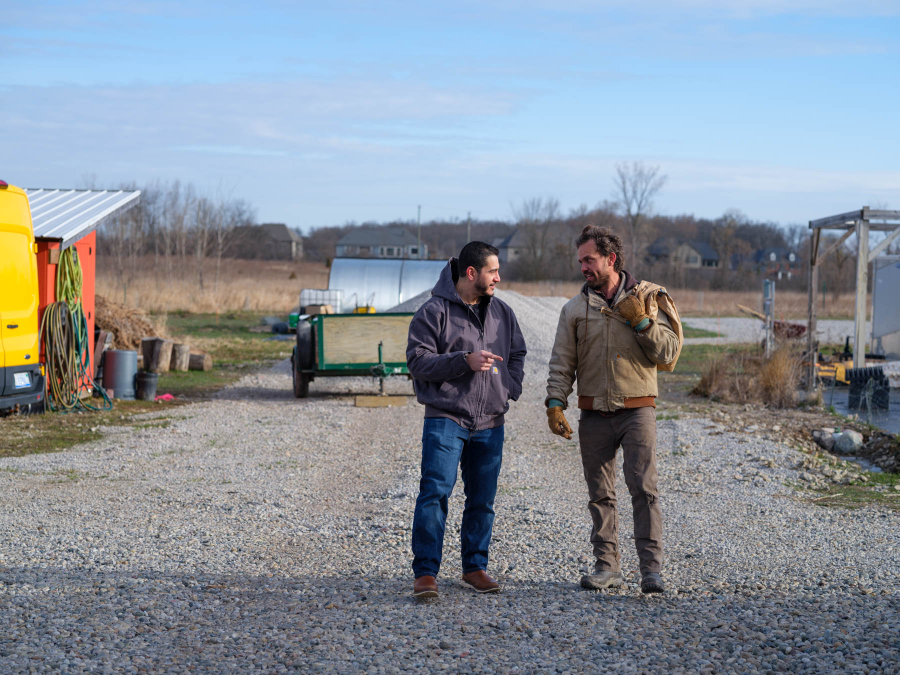
#> input picture assets/img/abdul-photos/Copy of Copy of 250409-0131-1800px.jpg, 1800 x 1350 px (shown at 1/2 size); its folder holds only this picture in this run
$ python prepare-photos.py
#> lines starting #> are read from the running program, lines starting #| are printed output that depends on the picture
import json
import re
import sys
from pathlib import Path

from PIL import Image, ImageOps

ROOT = Path(__file__).resolve().parent.parent
SOURCE_DIR = ROOT / "assets" / "img" / "abdul-photos"
OUTPUT_DIR = ROOT / "assets" / "img" / "candidate-photos"
MANIFEST_PATH = ROOT / "js" / "data" / "candidate-photos.js"

SOURCE_SUFFIXES = {".jpg", ".jpeg", ".png", ".webp"}
THUMB_SIZE = 240
PRINT_SIZE = 720
QUALITY = 88


def slugify(stem):
#> called with stem = 'Copy of Copy of 250409-0131-1800px'
    cleaned = stem
    while True:
        lowered = cleaned.lower()
        if lowered.startswith("copy of "):
            cleaned = cleaned[len("copy of "):]
            continue
        break
    cleaned = re.sub(r"[^A-Za-z0-9]+", "-", cleaned).strip("-").lower()
    return cleaned or "photo"


def unique(slug, taken):
    if slug not in taken:
        taken.add(slug)
        return slug
    index = 2
    while f"{slug}-{index}" in taken:
        index += 1
    candidate = f"{slug}-{index}"
    taken.add(candidate)
    return candidate


def square(image, size):
    return ImageOps.fit(image, (size, size), method=Image.LANCZOS, centering=(0.5, 0.5))


def main():
    if not SOURCE_DIR.is_dir():
        sys.exit(f"Source directory not found: {SOURCE_DIR}")

    sources = sorted(
        (path for path in SOURCE_DIR.iterdir() if path.is_file() and path.suffix.lower() in SOURCE_SUFFIXES),
        key=lambda path: path.name.lower(),
    )
    if not sources:
        sys.exit(f"No images found in {SOURCE_DIR}")

    (OUTPUT_DIR / "thumb").mkdir(parents=True, exist_ok=True)
    (OUTPUT_DIR / "print").mkdir(parents=True, exist_ok=True)
    MANIFEST_PATH.parent.mkdir(parents=True, exist_ok=True)

    taken = set()
    entries = []

    for index, path in enumerate(sources, start=1):
        slug = unique(slugify(path.stem), taken)
        try:
            with Image.open(path) as opened:
#> opened is the input picture: PIL image 1800x1350 RGB; mean R, G, B 135.1, 143.6, 153.5
                image = ImageOps.exif_transpose(opened).convert("RGB")
        except Exception as exc:
            print(f"  skipped {path.name}: {exc}")
            continue

        square(image, THUMB_SIZE).save(OUTPUT_DIR / "thumb" / f"{slug}.jpg", "JPEG", quality=QUALITY, optimize=True)
#> in square, `return ImageOps.fit(image, (size, size), method=Image.LANCZOS, centeri..`:
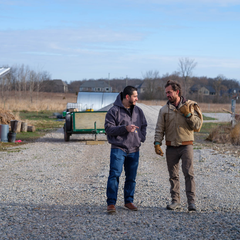
#> returned value: PIL image 240x240 RGB; mean R, G, B 133.9, 142.7, 154.9
        square(image, PRINT_SIZE).save(OUTPUT_DIR / "print" / f"{slug}.jpg", "JPEG", quality=QUALITY, optimize=True)
#> call 2 of square, with size = 720
#> in square (call 2), `return ImageOps.fit(image, (size, size), method=Image.LANCZOS, centeri..`:
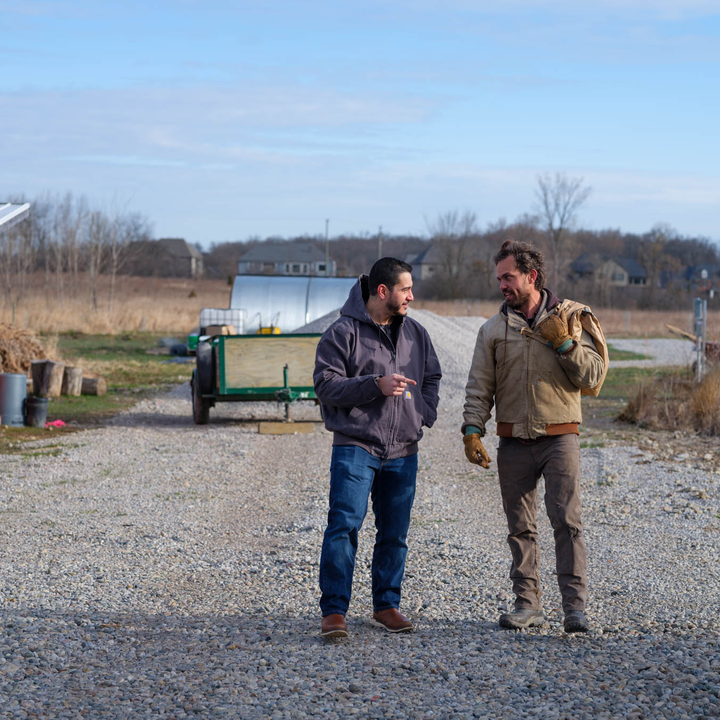
#> returned value: PIL image 720x720 RGB; mean R, G, B 133.9, 142.7, 154.9

        entries.append({"id": slug, "label": f"Photo {index}"})
        print(f"  {slug}")

    body = json.dumps(entries, indent=2)
    MANIFEST_PATH.write_text(
        "export const CANDIDATE_PHOTO_THUMB_DIR = 'assets/img/candidate-photos/thumb';\n"
        "export const CANDIDATE_PHOTO_PRINT_DIR = 'assets/img/candidate-photos/print';\n\n"
        f"export const candidatePhotos = {body};\n",
        encoding="utf-8",
    )

    print(f"\n{len(entries)} photos -> {OUTPUT_DIR.relative_to(ROOT)}")
    print(f"manifest -> {MANIFEST_PATH.relative_to(ROOT)}")


if __name__ == "__main__":
    main()

$ run again, on assets/img/abdul-photos/Copy of Copy of 250410-1297-1800px.jpg
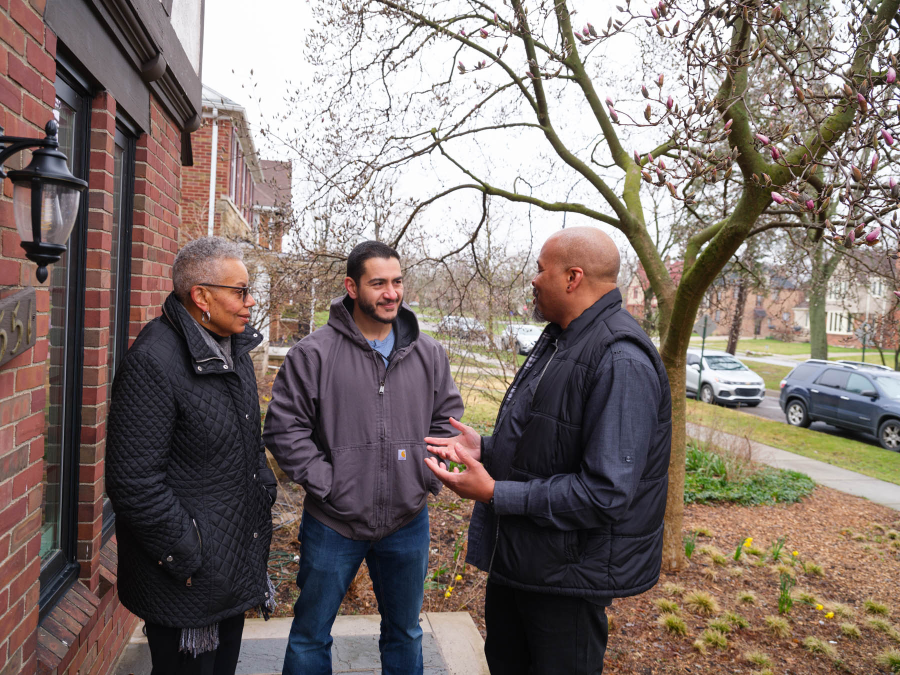
#> input picture assets/img/abdul-photos/Copy of Copy of 250410-1297-1800px.jpg, 1800 x 1350 px (shown at 1/2 size)
#> in main, opened is the input picture: PIL image 1800x1350 RGB; mean R, G, B 127.7, 115, 110.4
#> in square, `return ImageOps.fit(image, (size, size), method=Image.LANCZOS, centeri..`:
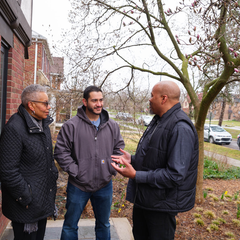
#> returned value: PIL image 240x240 RGB; mean R, G, B 128.2, 117.9, 114.8
#> in square (call 2), `return ImageOps.fit(image, (size, size), method=Image.LANCZOS, centeri..`:
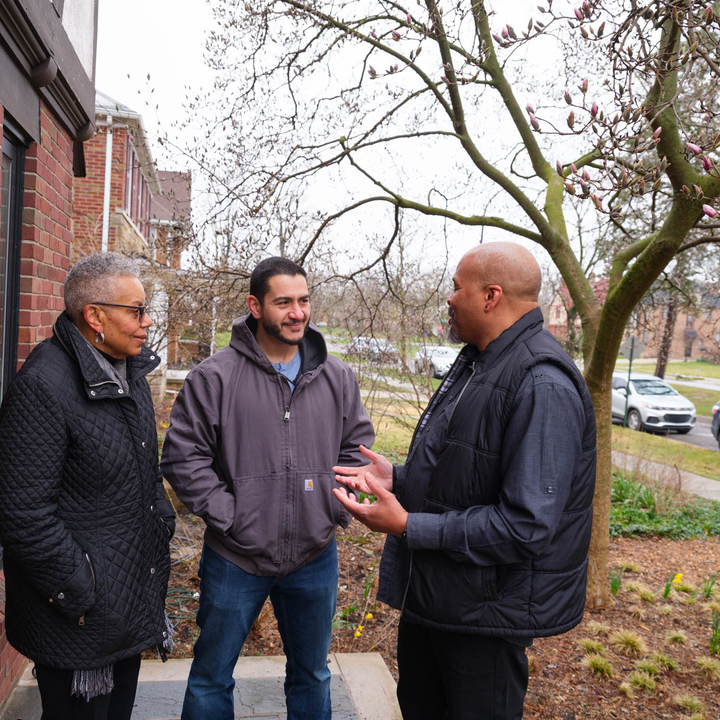
#> returned value: PIL image 720x720 RGB; mean R, G, B 128.3, 118, 114.9

$ run again, on assets/img/abdul-photos/Copy of Copy of 250410-1304-1800px.jpg
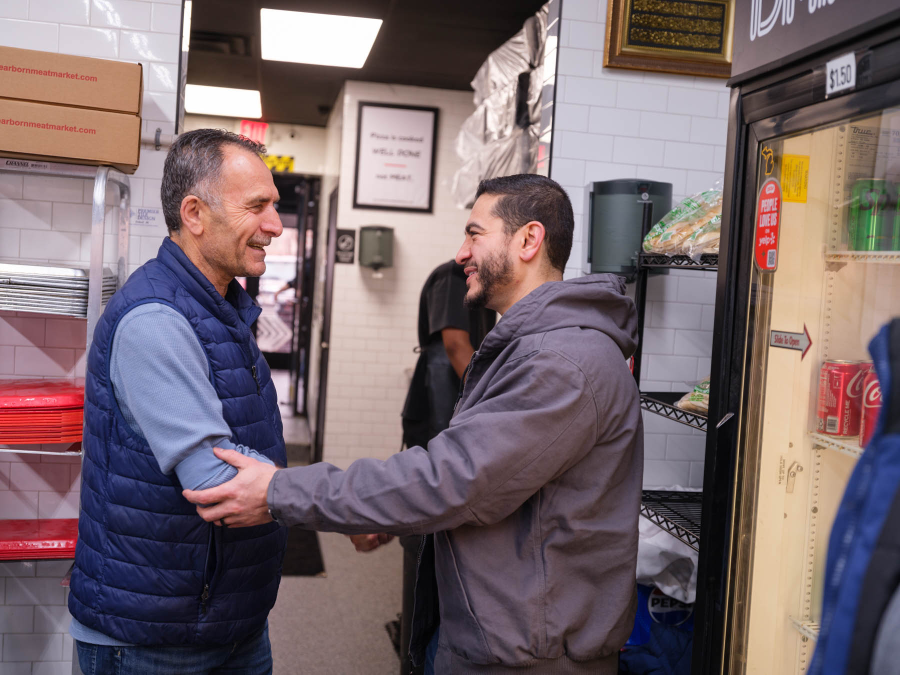
#> input picture assets/img/abdul-photos/Copy of Copy of 250410-1304-1800px.jpg, 1800 x 1350 px (shown at 1/2 size)
#> in main, opened is the input picture: PIL image 1800x1350 RGB; mean R, G, B 120.9, 104.3, 108.8
#> in square, `return ImageOps.fit(image, (size, size), method=Image.LANCZOS, centeri..`:
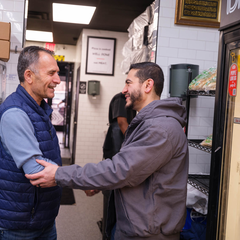
#> returned value: PIL image 240x240 RGB; mean R, G, B 115.7, 101.7, 106.9
#> in square (call 2), `return ImageOps.fit(image, (size, size), method=Image.LANCZOS, centeri..`:
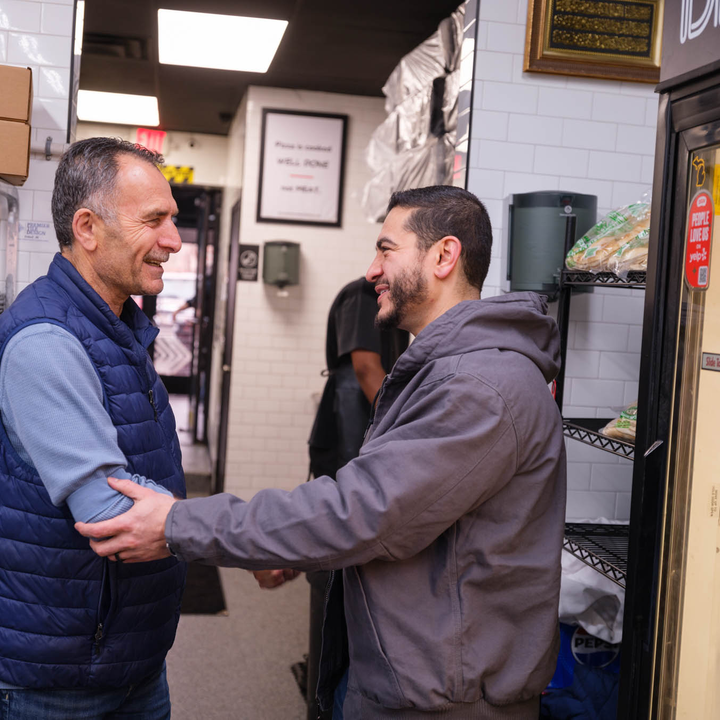
#> returned value: PIL image 720x720 RGB; mean R, G, B 115.7, 101.7, 106.9

$ run again, on assets/img/abdul-photos/Copy of Copy of 250410-1455-1800px.jpg
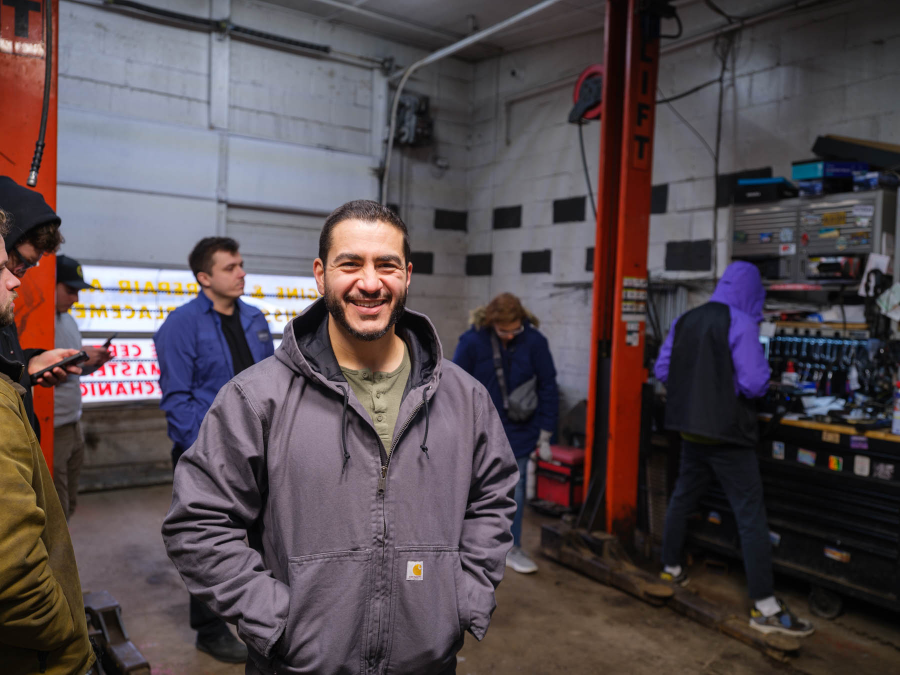
#> input picture assets/img/abdul-photos/Copy of Copy of 250410-1455-1800px.jpg, 1800 x 1350 px (shown at 1/2 size)
#> in main, opened is the input picture: PIL image 1800x1350 RGB; mean R, G, B 85.3, 74.6, 79
#> in square, `return ImageOps.fit(image, (size, size), method=Image.LANCZOS, centeri..`:
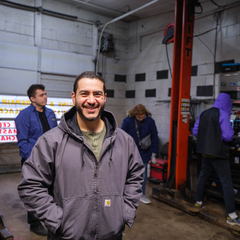
#> returned value: PIL image 240x240 RGB; mean R, G, B 88.4, 78.9, 85.7
#> in square (call 2), `return ImageOps.fit(image, (size, size), method=Image.LANCZOS, centeri..`:
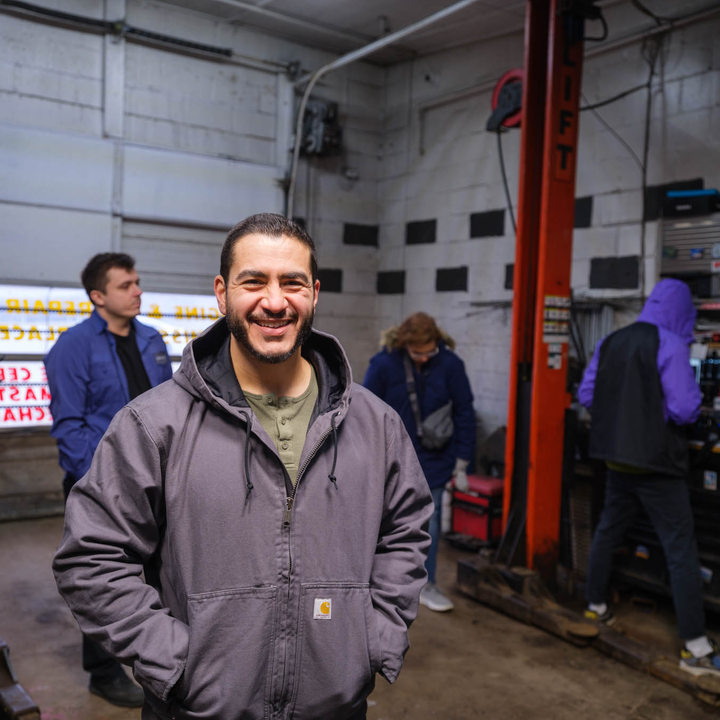
#> returned value: PIL image 720x720 RGB; mean R, G, B 88.4, 78.9, 85.7

$ run again, on assets/img/abdul-photos/Copy of Copy of 250409-0226-1800px.jpg
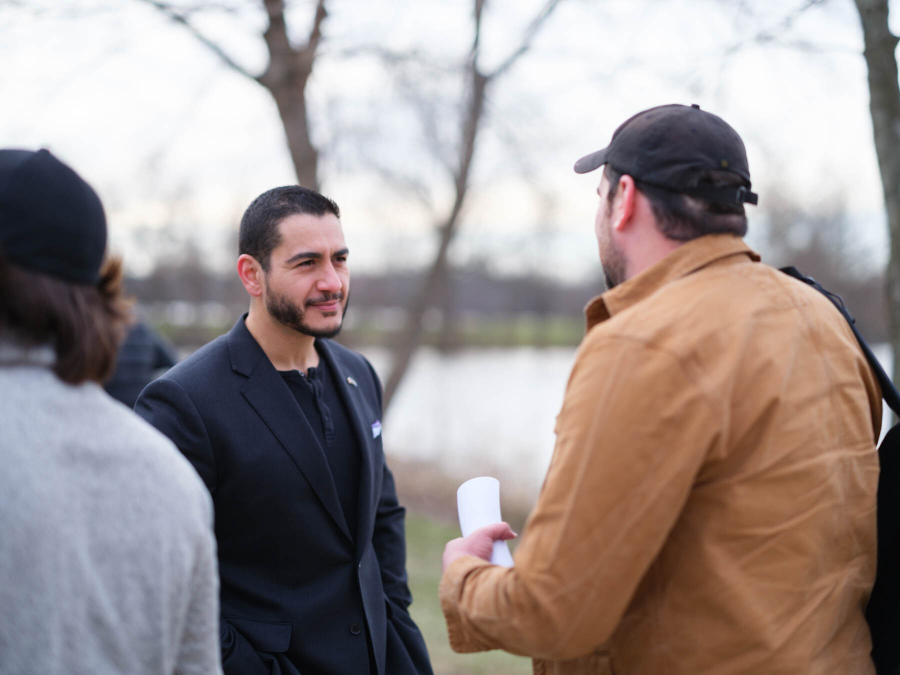
#> input picture assets/img/abdul-photos/Copy of Copy of 250409-0226-1800px.jpg, 1800 x 1350 px (shown at 1/2 size)
#> in main, opened is the input picture: PIL image 1800x1350 RGB; mean R, G, B 155.5, 144.8, 143.1
#> in square, `return ImageOps.fit(image, (size, size), method=Image.LANCZOS, centeri..`:
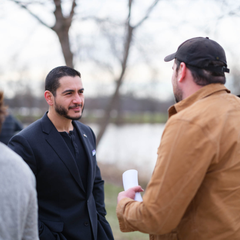
#> returned value: PIL image 240x240 RGB; mean R, G, B 158.3, 146.1, 143.6
